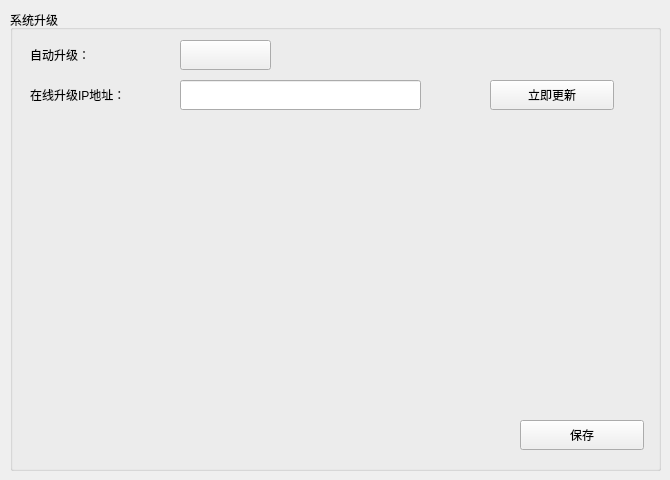
    <widget class="QWidget" name="page_6">
     <widget class="QGroupBox" name="gbox_updateSystem">
      <property name="geometry">
       <rect>
        <x>10</x>
        <y>10</y>
        <width>651</width>
        <height>461</height>
       </rect>
      </property>
      <property name="title">
       <string>系统升级</string>
      </property>
      <widget class="QLabel" name="label_31">
       <property name="geometry">
        <rect>
         <x>20</x>
         <y>30</y>
         <width>90</width>
         <height>30</height>
        </rect>
       </property>
       <property name="text">
        <string>自动升级：</string>
       </property>
      </widget>
      <widget class="QLineEdit" name="txt_updateIP">
       <property name="geometry">
        <rect>
         <x>170</x>
         <y>70</y>
         <width>241</width>
         <height>30</height>
        </rect>
       </property>
      </widget>
      <widget class="QLabel" name="label_44">
       <property name="geometry">
        <rect>
         <x>20</x>
         <y>70</y>
         <width>161</width>
         <height>30</height>
        </rect>
       </property>
       <property name="text">
        <string>在线升级IP地址：</string>
       </property>
      </widget>
      <widget class="mySwitchButton" name="btn_autoUpdateOpen">
       <property name="geometry">
        <rect>
         <x>170</x>
         <y>30</y>
         <width>91</width>
         <height>30</height>
        </rect>
       </property>
       <property name="text">
        <string/>
       </property>
      </widget>
      <widget class="QPushButton" name="btn_updateNow">
       <property name="geometry">
        <rect>
         <x>480</x>
         <y>70</y>
         <width>124</width>
         <height>30</height>
        </rect>
       </property>
       <property name="text">
        <string>立即更新</string>
       </property>
       <property name="iconSize">
        <size>
         <width>120</width>
         <height>40</height>
        </size>
       </property>
      </widget>
      <widget class="QPushButton" name="btn_SaveUpdate">
       <property name="geometry">
        <rect>
         <x>510</x>
         <y>410</y>
         <width>124</width>
         <height>30</height>
        </rect>
       </property>
       <property name="text">
        <string>保存</string>
       </property>
       <property name="iconSize">
        <size>
         <width>120</width>
         <height>40</height>
        </size>
       </property>
      </widget>
     </widget>
    </widget>
